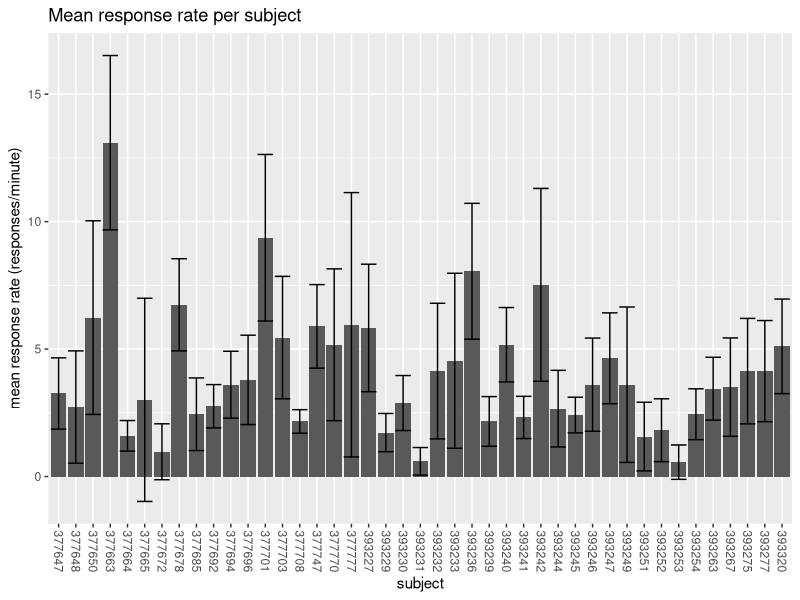
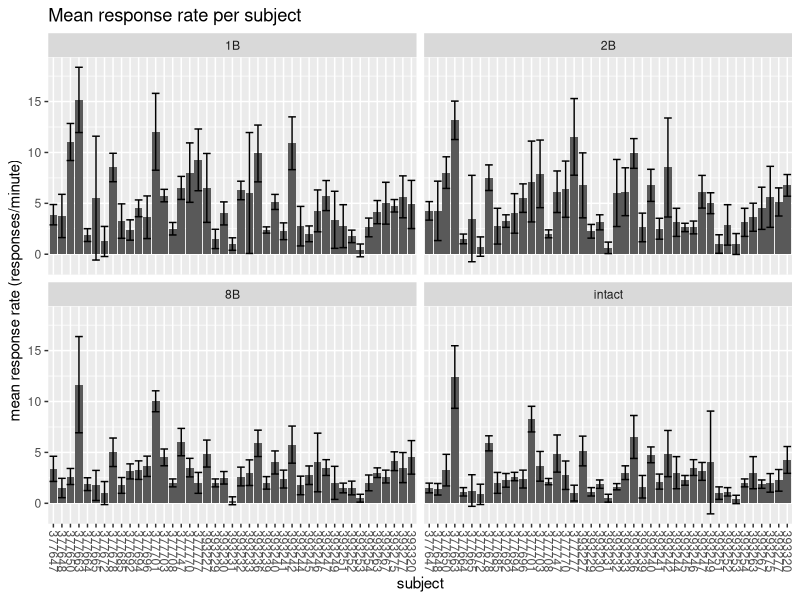
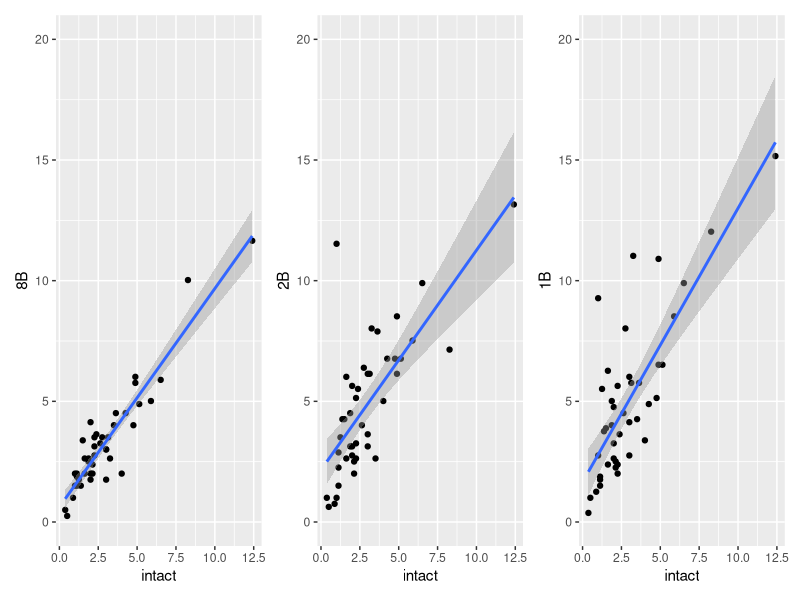
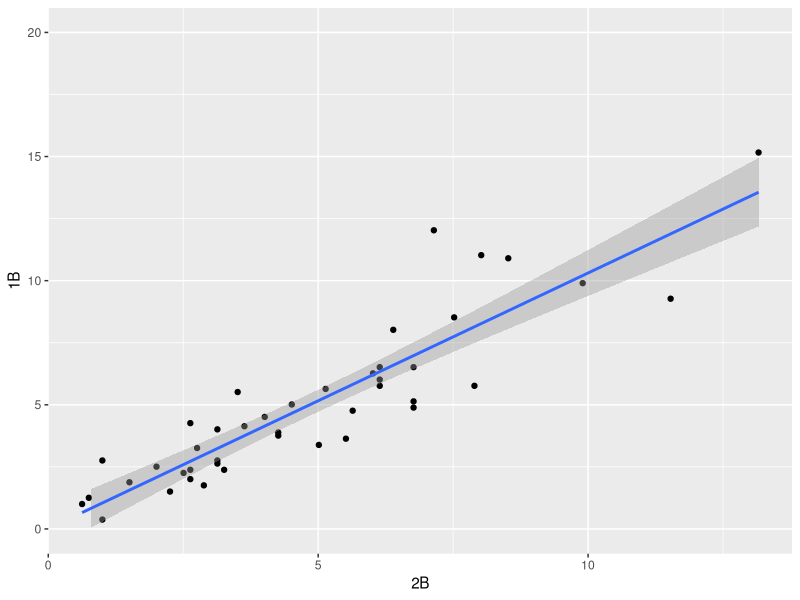
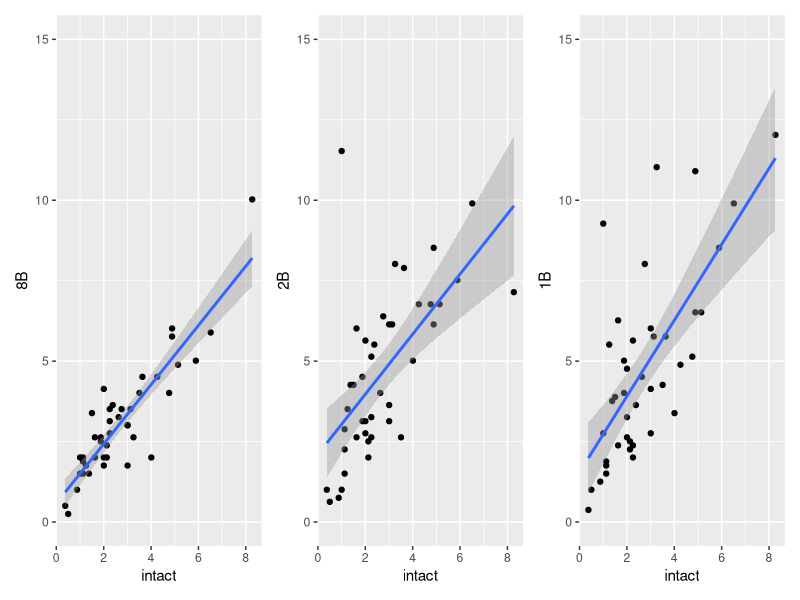
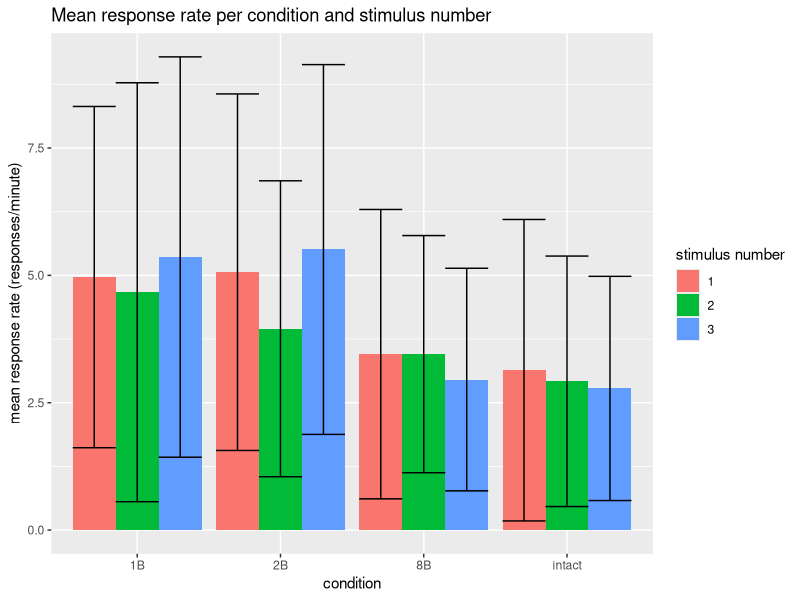
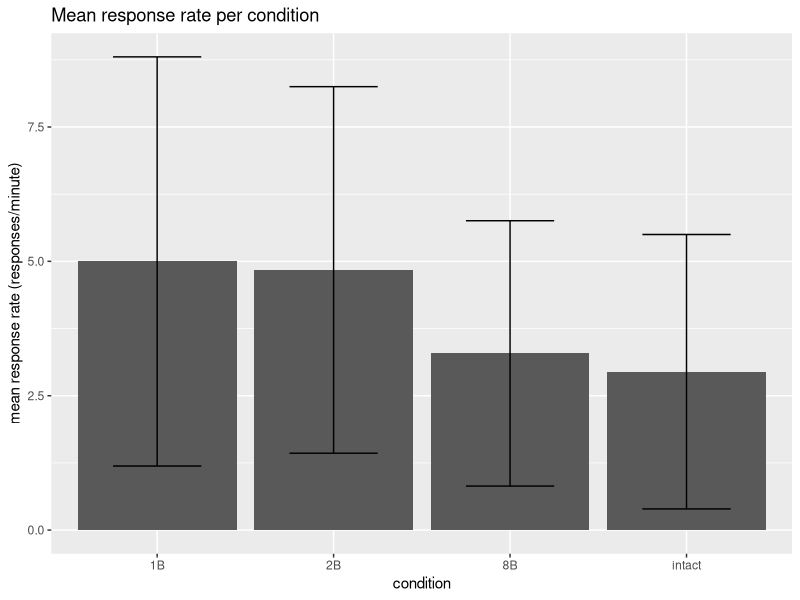
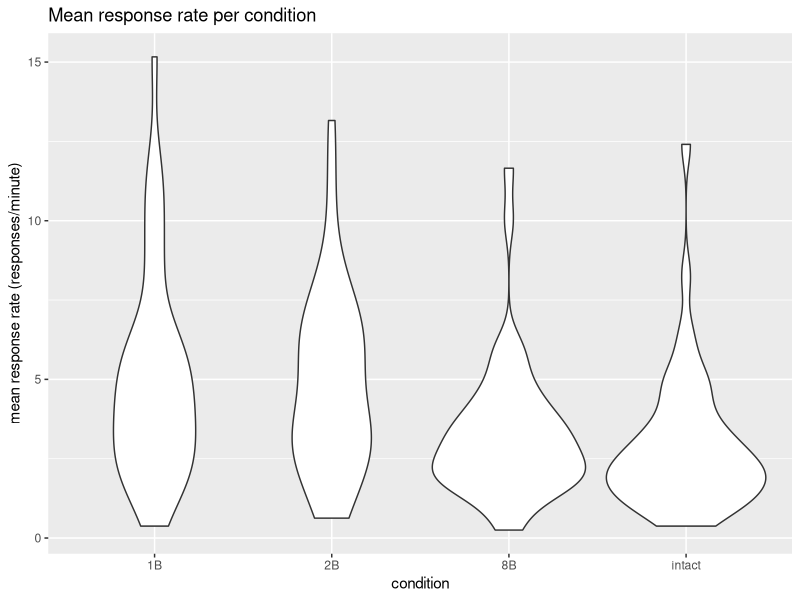

Generate these figures, in order, with R:
## ---- chunk 1
knitr::opts_chunk$set(echo = FALSE, message = FALSE)
library(tidyverse)
library(magrittr)
library(patchwork)
## ---- chunk 2
data_long <- as_tibble(read_csv('data/responses_binarized_long.csv'))

# convert exp_subject_id to a factor
data_long <- mutate(data_long, exp_subject_id = as.factor(exp_subject_id))
## ---- chunk 3
data <- data_long %>%
  group_by(exp_subject_id, scram_cond, stim_num, run) %>%
  nest(response_tbl = c(time,response)) #%>%
  #print()
## ---- chunk 4
data$response_tbl[[1]]
data$response_tbl[[1]][[2]]
## ---- chunk 5
response_rate <- data_long %>%
  group_by(exp_subject_id, scram_cond, stim_num, run) %>%
  summarize(response_count = sum(response)) %>%
  mutate(response_rate = response_count / 1.33) #%>%
  #print()
## ---- chunk 6
p_avg_rate_subj <- response_rate %>%
  group_by(exp_subject_id) %>%
  summarize(mean_rate = mean(response_rate), sd_rate = sd(response_rate)) %>%
  #print() %>%
  
  ggplot(aes(x = exp_subject_id, y = mean_rate)) +
  geom_bar(stat = 'identity') +
  geom_errorbar(aes(ymin = mean_rate - sd_rate, ymax = mean_rate + sd_rate)) +
  labs(title = "Mean response rate per subject",
       x = "subject",
       y = "mean response rate (responses/minute)") +
  theme(axis.text.x = element_text(angle = -90, vjust = 0.5, hjust = 1))
  
p_avg_rate_subj
## ---- chunk 7
p_avg_rate_subj_cond <- response_rate %>%
  group_by(exp_subject_id, scram_cond) %>%
  summarize(mean_rate = mean(response_rate), sd_rate = sd(response_rate)) %>%
  #print() %>%
  
  ggplot(aes(x = exp_subject_id, y = mean_rate)) +
  facet_wrap(vars(scram_cond), nrow=2, ncol=2) +
  geom_bar(stat = 'identity') +
  geom_errorbar(aes(ymin = mean_rate - sd_rate, ymax = mean_rate + sd_rate)) +
  labs(title = "Mean response rate per subject",
       x = "subject",
       y = "mean response rate (responses/minute)") +
  theme(axis.text.x = element_text(angle = -90, vjust = 0.5, hjust = 1))
  
p_avg_rate_subj_cond
## ---- chunk 8
response_rate_wide <- response_rate %>%
  group_by(exp_subject_id, scram_cond) %>%
  summarize(mean_rate = mean(response_rate)) %>%
  pivot_wider(names_from = scram_cond, values_from = mean_rate) #%>%
  #print()

p_8B_I <- ggplot(response_rate_wide, aes(x = intact, y = `8B`)) +
  geom_point() +
  geom_smooth(method=lm) +
  ylim(0,20)

p_2B_I <- ggplot(response_rate_wide, aes(x = intact, y = `2B`)) +
  geom_point() +
  geom_smooth(method=lm) +
  ylim(0,20)
  
p_1B_I <- ggplot(response_rate_wide, aes(x = intact, y = `1B`)) +
  geom_point() +
  geom_smooth(method=lm) +
  ylim(0,20)

p_8B_I + p_2B_I + p_1B_I
## ---- chunk 9
summary(lm(`8B` ~ intact, response_rate_wide))
summary(lm(`2B` ~ intact, response_rate_wide))
summary(lm(`1B` ~ intact, response_rate_wide))
## ---- chunk 10
p_1B_2B <- ggplot(response_rate_wide, aes(x = `2B`, y = `1B`)) +
  geom_point() +
  geom_smooth(method=lm) +
  ylim(0,20)
p_1B_2B

summary(lm(`1B` ~ `2B`, response_rate_wide))
## ---- chunk 11
response_rate_wide_no_out <- response_rate %>%
  group_by(exp_subject_id, scram_cond) %>%
  summarize(mean_rate = mean(response_rate)) %>%
  pivot_wider(names_from = scram_cond, values_from = mean_rate) %>%
  filter(intact < 10)

p_8B_I <- ggplot(response_rate_wide_no_out, aes(x = intact, y = `8B`)) +
  geom_point() +
  geom_smooth(method=lm) +
  ylim(0,15)

p_2B_I <- ggplot(response_rate_wide_no_out, aes(x = intact, y = `2B`)) +
  geom_point() +
  geom_smooth(method=lm) +
  ylim(0,15)
  
p_1B_I <- ggplot(response_rate_wide_no_out, aes(x = intact, y = `1B`)) +
  geom_point() +
  geom_smooth(method=lm) +
  ylim(0,15)

p_8B_I + p_2B_I + p_1B_I
## ---- chunk 12
summary(lm(`8B` ~ intact, response_rate_wide_no_out))
summary(lm(`2B` ~ intact, response_rate_wide_no_out))
summary(lm(`1B` ~ intact, response_rate_wide_no_out))
## ---- chunk 13
p_avg_rate_stim <- response_rate %>%
  mutate(scram_cond = as.factor(scram_cond),
         stim_num = as.factor(stim_num)) %>%
  group_by(scram_cond, stim_num) %>%
  summarize(mean_rate = mean(response_rate), sd_rate = sd(response_rate)) %>%
  #print() %>%
  
  ggplot(aes(x = scram_cond, y = mean_rate, fill = stim_num)) +
  geom_bar(stat = 'identity', position = "dodge") +
  geom_errorbar(aes(ymin = mean_rate - sd_rate, ymax = mean_rate + sd_rate),
                position = "dodge") +
  labs(title = "Mean response rate per condition and stimulus number",
       x = "condition",
       fill = "stimulus number",
       y = "mean response rate (responses/minute)")


p_avg_rate_stim
## ---- chunk 14
p_avg_rate_cond <- response_rate %>%
  mutate(scram_cond = as.factor(scram_cond)) %>%
  group_by(scram_cond) %>%
  summarize(mean_rate = mean(response_rate), sd_rate = sd(response_rate)) %>%
  print() %>%
  
  ggplot(aes(x = scram_cond, y = mean_rate)) +
  geom_bar(stat = 'identity') +
  geom_errorbar(aes(ymin = mean_rate - sd_rate, ymax = mean_rate + sd_rate),
                width = 0.5) +
  labs(title = "Mean response rate per condition",
       x = "condition",
       y = "mean response rate (responses/minute)")

p_avg_rate_cond
## ---- chunk 15
avg_rate_cond_subject <- response_rate %>%
  mutate(scram_cond = as.factor(scram_cond)) %>%
  group_by(exp_subject_id, scram_cond) %>%
  summarize(mean_rate = mean(response_rate)) %>%
  print()
  
p_avg_rate_cond_subject <- avg_rate_cond_subject %>%
  ggplot(aes(x = scram_cond, y = mean_rate)) +
  geom_violin() +
  labs(title = "Mean response rate per condition",
       x = "condition",
       y = "mean response rate (responses/minute)")

p_avg_rate_cond_subject
## ---- chunk 16
dist.1B <- filter(avg_rate_cond_subject, scram_cond == '1B')$mean_rate
dist.2B <- filter(avg_rate_cond_subject, scram_cond == '2B')$mean_rate
dist.8B <- filter(avg_rate_cond_subject, scram_cond == '8B')$mean_rate
dist.intact <- filter(avg_rate_cond_subject, scram_cond == 'intact')$mean_rate

shapiro.test(dist.1B)
shapiro.test(dist.2B)
shapiro.test(dist.8B)
shapiro.test(dist.intact)
## ---- chunk 17
wilcox.test(dist.1B, dist.2B, paired = TRUE)
wilcox.test(dist.8B, dist.intact, paired = TRUE)
## ---- chunk 18
p_I_1_r2 <- data_long %>%
  filter(scram_cond == 'intact', stim_num == 1, run == 2) %>%
  
  ggplot(aes(x = time, y = exp_subject_id, fill = response)) +
  geom_tile(color = "black") +
  labs(x = "seconds", y = "subject")
  
p_I_1_r2
## ---- chunk 19
p_sum_resp <- data_long %>%
  group_by(scram_cond, stim_num, run, time) %>%
  summarize(sum_resp = sum(response)) %>%
  filter(run == 2) %>%
  
  ggplot(aes(x = time, y = scram_cond, fill = sum_resp)) +
  facet_grid(cols = vars(stim_num)) +
  geom_tile(color = "black") +
  #theme(
  #  aspect.ratio = 0.8, 
  #  axis.text.x = element_blank()) +
  labs(x = "seconds", y = "condition")

p_sum_resp
